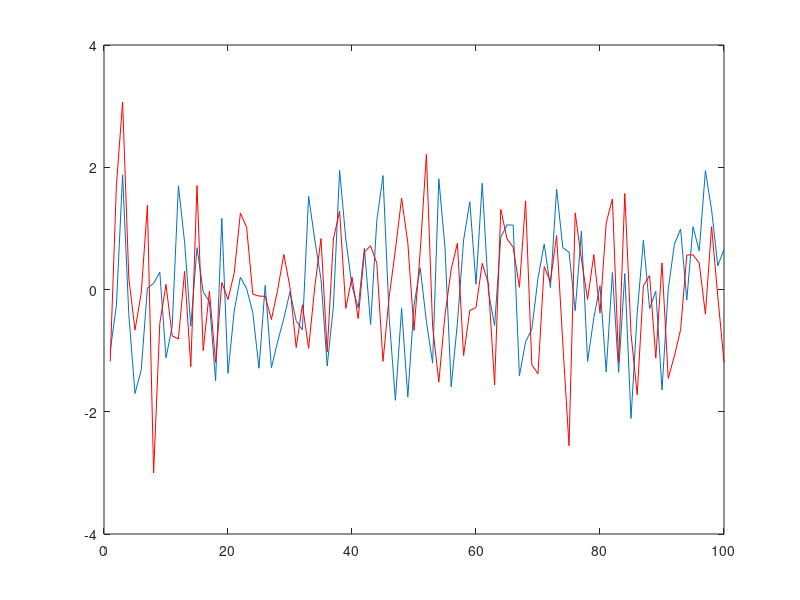
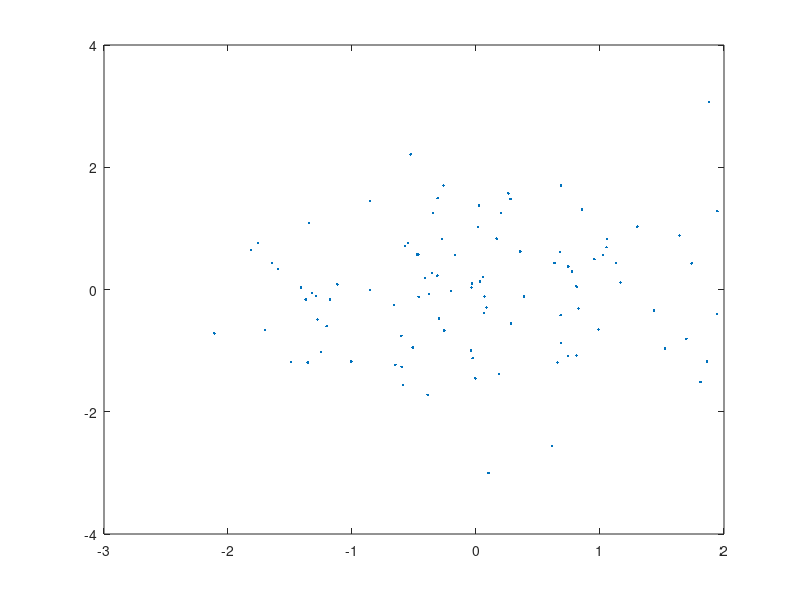
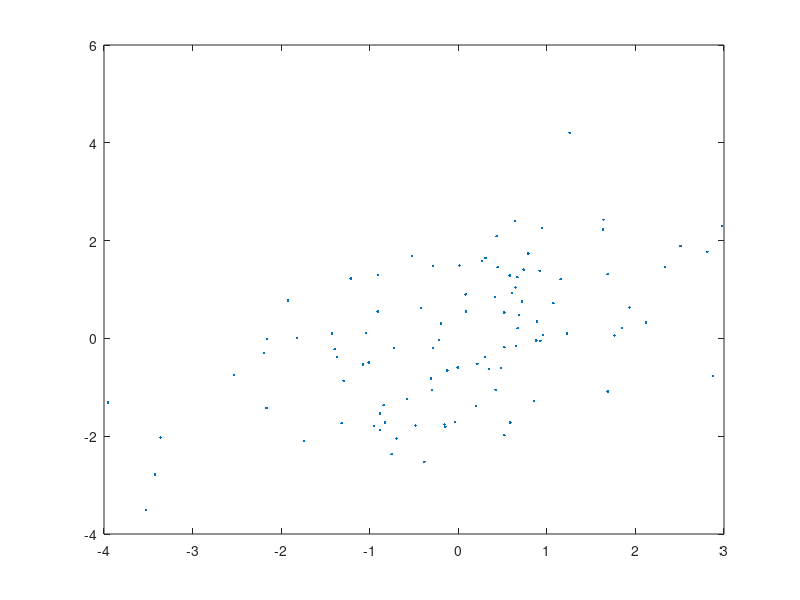
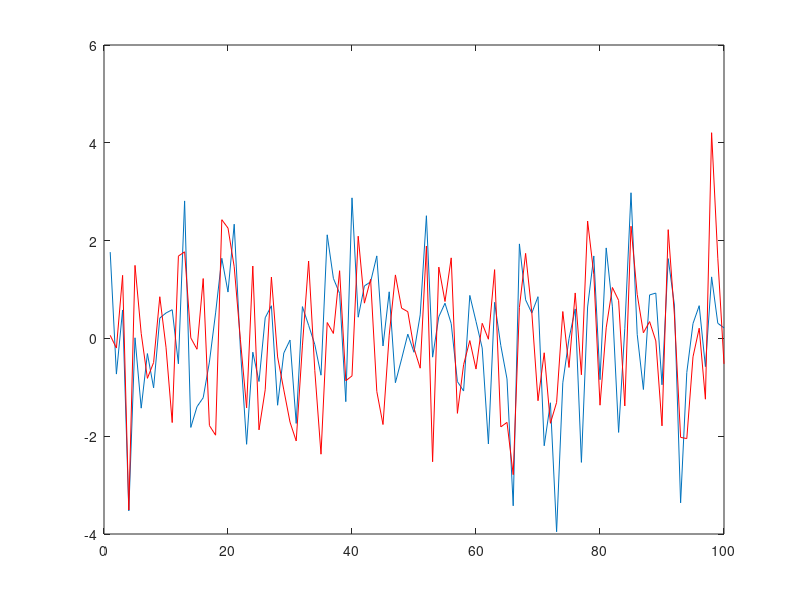

MATLAB code for these plots, in order: (Note: this script raises an error after producing the figures.)
% dealing with the concept of covariance

% create some random vectors
x = randn(1,100);
x = x-mean(x);
y = randn(1,100);
y = y-mean(y);

covxy = (x*y')/99;
figure; plot(x); hold on; plot(y,'r');
figure; plot(x,y,'.');

c = randn(1,100);
x = randn(1,100)+c;
x = x-mean(x);
y = randn(1,100)+c;
y = y-mean(y);

covxy = (x*y')/99
figure; plot(x,y,'.');
figure; plot(x); hold on; plot(y,'r');

c = randn(1,100);
x = randn(1,100)+2.*c;
x = x-mean(x);
y = randn(1,100)+2.*c;
y = y-mean(y);

covxy = (x*y')/99
figure; plot(x,y,'.');
figure; plot(x); hold on; plot(y,'r');

c = randn(1,100);
x = randn(1,100)+2.*c;
x = x-mean(x);
y = randn(1,100)-2.*c;
y = y-mean(y);

covxy = (x*y')/99
figure; plot(x,y,'.');
figure; plot(x); hold on; plot(y,'r');

%% compute the covariance matrix from some simulated data in 2 different ways

sens = ni2_sensors('type','eeg');
headmodel = ni2_headmodel('type','spherical','nshell',3);

[data1,time] = ni2_activation;
[data2,time] = ni2_activation('frequency',11,'latency',0.48);

leadfield1 = ni2_leadfield(sens,headmodel,[ 4.9 0 6.2 0 1 0]);
leadfield2 = ni2_leadfield(sens,headmodel,[-5.3 0 5.9 1 0 0]);

% way 1
sensordata = leadfield1*data1 + leadfield2*data2;
C1 = sensordata*sensordata';

% way 2
sourcecov=[data1; data2]*[data1; data2]';
C2 = leadfield1*leadfield1' * sourcecov(1,1)   + ...
     leadfield1*leadfield2' * sourcecov(1,2)   + ...
     leadfield2*leadfield1' * sourcecov(2,1)   + ...
     leadfield2*leadfield2' * sourcecov(2,2);

% confirm that they are the same
figure; imagesc(C1); colorbar
figure; imagesc(C2); colorbar
 

%% do the beamforming on some simulated data

% create a leadfield for a few locations
sens = ni2_sensors('type','meg');
headmodel = ni2_headmodel('type','spherical','nshell',1);

leadfield1 = ni2_leadfield(sens,headmodel,[-2 -7.8 3 -1 0 0]);    % position 1110 in the grid
leadfield2 = ni2_leadfield(sens,headmodel,[-5.3 0 5.9 1 0 0]);    % position 2342 in the grid
leadfield3 = ni2_leadfield(sens,headmodel,[4.9 0 6.2 0 1 0]);     % position 2352 in the grid
leadfield4 = ni2_leadfield(sens,headmodel,[4.2 -2 7 0 0.2 0.7]);  % position 2674 in the grid

% create the time course of activation
[s1, t1] = ni2_activation('latency', .45, 'frequency',  3);
[s2, t2] = ni2_activation('latency', .50, 'frequency', 10);
[s3, t3] = ni2_activation('latency', .50, 'frequency', 15);
[s4, t4] = ni2_activation('latency', .55, 'frequency', 30);

% create the sensor data
sensordata = leadfield1*s1 + leadfield2*s2 + leadfield3*s3 + leadfield4*s4 + randn(301,1000)*0.04e-8;

% create a 3D grid
sourcemodel = ni2_sourcemodel('type','grid','resolution',1);

% use FieldTrip to quickly compute the forward model
cfg = [];
cfg.grid = sourcemodel;
cfg.grad = sens;
cfg.headmodel  = headmodel;
% cfg.normalize = 'yes';
sourcemodel = ft_prepare_leadfield(cfg);

L = cat(2,sourcemodel.leadfield{sourcemodel.inside});

% compute the covariance
C  = cov(sensordata');
iC = pinv(C); % so that we compute it only once

% compute the beamformer spatial filter
for ii = 1:size(L,2)/3
  indx=(ii-1)*3+(1:3);
  Lr = L(:,indx);  % Lr is the leadfield for source r
  wbf(indx,:)  = pinv(Lr'*iC*Lr)*Lr'*iC;
end
sbf  = wbf  * sensordata;

%%

sel = find(ismember(find(sourcemodel.inside), [1110 2342 2352 2674]));
sel = repmat((sel-1)*3,1,3) + repmat(1:3,numel(sel),1);

figure;
subplot(1,2,1); plot(t1, sbf(sel(1,:),:));
subplot(1,2,2); plot(t1, s1);
 
figure;
subplot(1,2,1); plot(t2, sbf(sel(2,:),:));
subplot(1,2,2); plot(t2, s2);
 
figure;
subplot(1,2,1); plot(t3, sbf(sel(3,:),:));
subplot(1,2,2); plot(t3, s3);
 
figure;
subplot(1,2,1); plot(t4, sbf(sel(4,:),:));
subplot(1,2,2); plot(t4, s4);


%%

% compute the covariance
C  = cov(sensordata');
iCr = inv(C + eye(301)*5e-19);

% compute the beamformer spatial filter
for ii = 1:size(L,2)/3
  indx=(ii-1)*3+(1:3);
  Lr = L(:,indx);  % Lr is the leadfield for source r
  wbfr(indx,:) = pinv(Lr'*iCr*Lr)*Lr'*iCr;
end
sbfr  = wbfr * sensordata;

figure;
subplot(1,2,1); plot(t1, sbfr(sel(1,:),:));
subplot(1,2,2); plot(t1, s1);
 
figure;
subplot(1,2,1); plot(t2, sbfr(sel(2,:),:));
subplot(1,2,2); plot(t2, s2);
 
figure;
subplot(1,2,1); plot(t3, sbfr(sel(3,:),:));
subplot(1,2,2); plot(t3, s3);
 
figure;
subplot(1,2,1); plot(t4, sbfr(sel(4,:),:));
subplot(1,2,2); plot(t4, s4);

%%

wmn = L'*inv(L*L'+eye(301)*1e-15);
smn = wmn*sensordata;

figure;
subplot(1,2,1); plot(t1, smn(sel(1,:),:));
subplot(1,2,2); plot(t1, s1);
 
figure;
subplot(1,2,1); plot(t2, smn(sel(2,:),:));
subplot(1,2,2); plot(t2, s2);
 
figure;
subplot(1,2,1); plot(t3, smn(sel(3,:),:));
subplot(1,2,2); plot(t3, s3);
 
figure;
subplot(1,2,1); plot(t4, smn(sel(4,:),:));
subplot(1,2,2); plot(t4, s4);

%%

% compute the beamformer spatial filter with limited data
R10  = cov(sensordata(:,491:500)');
iR10 = inv(R10+eye(301)*0.1e-25);
% compute the beamformer spatial filter
for ii = 1:size(L,2)/3
  indx=(ii-1)*3+(1:3);
  Lr = L(:,indx); % Lr is the leadfield for source r
  wbf10(indx,:)=pinv(Lr'*iR10*Lr)*Lr'*iR10;
end
sbf10 = wbf10*sensordata;

figure;
subplot(2,2,1); plot(t1,sbf(sel(1,:),:)); xlabel('sbf');
subplot(2,2,2); plot(t1,sbfr(sel(1,:),:)); xlabel('sbfr');
subplot(2,2,3); plot(t1,sbf10(sel(1,:),:)); xlabel('sbf10');
subplot(2,2,4); plot(t1,s1); xlabel('simulated source 1');

figure;
subplot(2,2,1); plot(t2,sbf(sel(2,:),:)); xlabel('sbf');
subplot(2,2,2); plot(t2,sbfr(sel(2,:),:)); xlabel('sbfr');
subplot(2,2,3); plot(t2,sbf10(sel(2,:),:)); xlabel('sbf10');
subplot(2,2,4); plot(t2,s2); xlabel('simulated source 2');

figure;
subplot(2,2,1); plot(t3,sbf(sel(3,:),:)); xlabel('sbf');
subplot(2,2,2); plot(t3,sbfr(sel(3,:),:)); xlabel('sbfr');
subplot(2,2,3); plot(t3,sbf10(sel(3,:),:)); xlabel('sbf10');
subplot(2,2,4); plot(t3,s3); xlabel('simulated source 3');

figure;
subplot(2,2,1); plot(t4,sbf(sel(4,:),:)); xlabel('sbf');
subplot(2,2,2); plot(t4,sbfr(sel(4,:),:)); xlabel('sbfr');
subplot(2,2,3); plot(t4,sbf10(sel(4,:),:)); xlabel('sbf10');
subplot(2,2,4); plot(t4,s4); xlabel('simulated source 4');

%% depth bias

pbf = var(sbf,[],2);
pbf = sum(reshape(pbf,3,[]));

source.pos = sourcemodel.pos;
source.dim = sourcemodel.dim;
source.inside = sourcemodel.inside;
source.avg.pow = zeros(size(source.pos,1),1);
source.avg.pow(source.inside)=pbf;

cfg = [];
cfg.funparameter = 'avg.pow';
cfg.method = 'slice';
cfg.nslices = 10;
cfg.funcolorlim = [0 0.2];
ft_sourceplot(cfg,source);

%% contrast between 2 conditions

% create the sensor data for the second condition
sensordata2 = 1.25.*leadfield1*s1 + 0.8.*leadfield2*s2 + 0.8.*leadfield3*s3 + 1.25.*leadfield4*s4 + randn(301,1000)*0.04e-8;

% compute the covariance and its inverse for both conditions combined
C2   = cov([sensordata sensordata2]');
iC2  = inv(C2);
iCr2 = inv(C2+eye(301)*1e-19);

% compute the beamformer spatial filter for condition 2
for ii = 1:size(L,2)/3
  indx=(ii-1)*3+(1:3);
  Lr = L(:,indx);  % Lr is the leadfield for source r
  wbfr2(indx,:)=pinv(Lr'*iCr2*Lr)*Lr'*iCr2;
end

sbfr1 = wbfr2*sensordata;
pbfr1 = var(sbfr1,[],2);
pbfr1 = sum(reshape(pbfr1,3,[]));

sbfr2 = wbfr2*sensordata2;
pbfr2 = var(sbfr2,[],2);
pbfr2 = sum(reshape(pbfr2,3,[]));

source.avg.pow(source.inside)=(pbfr1-pbfr2)./(pbfr1+pbfr2);

cfg = [];
cfg.funparameter='avg.pow';
cfg.method='ortho';
cfg.nslices = 10;
cfg.funcolorlim=[-.2 .2];
ft_sourceplot(cfg,source);

%% correlated sources

sens = ni2_sensors('type','meg');
headmodel = ni2_headmodel('type','spherical','nshell',1);

leadfield1 = ni2_leadfield(sens,headmodel,[-5.3 0 5.9 1 0 0]); % position 2342 in grid
leadfield2 = ni2_leadfield(sens,headmodel,[4.9 0 6.2 0 1 0]);  % position 2352 in grid

% create the time course of activation
[s1,t1] = ni2_activation('latency', .500, 'frequency', 10);
[s2,t2] = ni2_activation('latency', .478, 'frequency', 10);
corr(s1',s2')

% create the sensor data
sensordata = leadfield1*s1 + leadfield2*s2 + randn(301,1000)*0.04e-8;

% create a 3D grid
sourcemodel = ni2_sourcemodel('type','grid','resolution',1);

% use FieldTrip to quickly compute the forward model
cfg = [];
cfg.grid = sourcemodel;
cfg.grad = sens;
cfg.headmodel = headmodel;
% cfg.normalize = 'yes';
sourcemodel = ft_prepare_leadfield(cfg);

L = cat(2,sourcemodel.leadfield{sourcemodel.inside});

% compute the covariance
C  = cov(sensordata');
iCr = inv(C+eye(301)*5e-19);

% compute the beamformer spatial filter
for ii = 1:size(L,2)/3
  indx=(ii-1)*3+(1:3);
  Lr = L(:,indx);  % Lr is the leadfield for source r
  wbfr(indx,:) = pinv(Lr'*iCr*Lr)*Lr'*iCr;
end
sbfr = wbfr*sensordata;

sel = find(ismember(find(sourcemodel.inside), [2342 2352]));
sel = repmat((sel-1)*3,1,3)+repmat(1:3,numel(sel),1);

figure;
subplot(1,2,1); plot(t1,sbfr(sel(1,:),:));
subplot(1,2,2); plot(t1,s1);

figure;
subplot(1,2,1); plot(t1,sbfr(sel(2,:),:));
subplot(1,2,2); plot(t1,s2);

pbf = var(sbfr,[],2);
pbf = sum(reshape(pbf,3,numel(pbf)/3));

source.pos = sourcemodel.pos;
source.dim = sourcemodel.dim;
source.inside = sourcemodel.inside;
source.avg.pow = zeros(size(source.pos,1),1);
source.avg.pow(source.inside) = pbf;
 
cfg = [];
cfg.funparameter = 'avg.pow';
cfg.method = 'slice';
cfg.nslices = 4;
cfg.slicerange = [5 8];
cfg.funcolorlim = [0 0.08];
ft_sourceplot(cfg, source);
